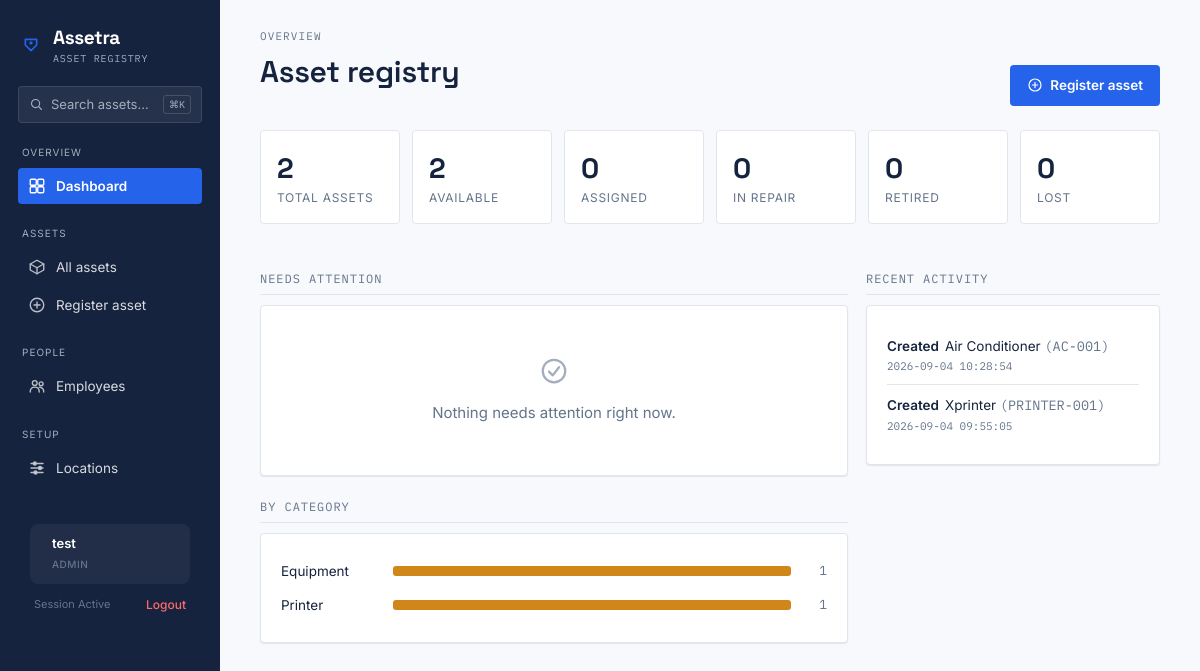
/ (signed in), run on the app's committed database.
### tables this page shows
CREATE TABLE accounts (
    id              INTEGER PRIMARY KEY AUTOINCREMENT,
    username        TEXT NOT NULL UNIQUE,
    role            TEXT NOT NULL DEFAULT 'user',  -- superadmin | admin | user
    password_hash   TEXT NOT NULL,
    is_active       INTEGER NOT NULL DEFAULT 1,
    created_at      TEXT NOT NULL DEFAULT (datetime('now'))
);

CREATE TABLE assets (
    id                  INTEGER PRIMARY KEY AUTOINCREMENT,
    asset_tag           TEXT NOT NULL UNIQUE,      -- user-entered Asset ID, e.g. LAPTOP-001
    name                TEXT NOT NULL,
    category            TEXT NOT NULL DEFAULT 'Other',
    serial_number       TEXT,
    location_id         INTEGER,
    assigned_employee_id INTEGER,
    condition           TEXT NOT NULL DEFAULT 'Good',   -- New, Good, Fair, Poor, Damaged
    status              TEXT NOT NULL DEFAULT 'Available', -- Available, Assigned, In Repair, Retired, Lost
    purchase_date        TEXT,
    purchase_cost         REAL,
    vendor               TEXT,
    warranty_expiry       TEXT,
    notes                TEXT,
    created_at           TEXT NOT NULL DEFAULT (datetime('now')),
    updated_at           TEXT NOT NULL DEFAULT (datetime('now')),
    FOREIGN KEY (location_id) REFERENCES locations(id) ON DELETE SET NULL,
    FOREIGN KEY (assigned_employee_id) REFERENCES employees(id) ON DELETE SET NULL
);

CREATE TABLE asset_history (
    id              INTEGER PRIMARY KEY AUTOINCREMENT,
    asset_id        INTEGER NOT NULL,
    action          TEXT NOT NULL,     -- Created, Assigned, Unassigned, Transferred, Status Change, Condition Change, Edited, Maintenance
    details         TEXT,
    performed_by    TEXT,
    timestamp       TEXT NOT NULL DEFAULT (datetime('now')),
    FOREIGN KEY (asset_id) REFERENCES assets(id) ON DELETE CASCADE
);

### app.py (the view)
@app.route("/")
@require()
def dashboard():
  conn = get_db()
  total = conn.execute("SELECT COUNT(*) c FROM assets").fetchone()["c"]
  by_status = conn.execute(
      "SELECT status, COUNT(*) c FROM assets GROUP BY status"
  ).fetchall()
  by_category = conn.execute(
      "SELECT category, COUNT(*) c FROM assets GROUP BY category ORDER BY c DESC"
  ).fetchall()
  recent_activity = conn.execute(
      """SELECT h.*, a.name AS asset_name, a.asset_tag
           FROM asset_history h JOIN assets a ON a.id = h.asset_id
           ORDER BY h.timestamp DESC LIMIT 8"""
  ).fetchall()
  needs_attention = conn.execute(
      "SELECT * FROM assets WHERE status IN ('In Repair','Lost') ORDER BY"
      " updated_at DESC LIMIT 6"
  ).fetchall()
  account_count = conn.execute("SELECT COUNT(*) c FROM accounts").fetchone()["c"]
  conn.close()
  status_map = {row["status"]: row["c"] for row in by_status}
  stats = {"accounts": account_count, "assets": total}
  return render_template(
      "dashboard.html",
      total=total,
      stats=stats,
      status_map=status_map,
      statuses=STATUSES,
      by_category=by_category,
      recent_activity=recent_activity,
      needs_attention=needs_attention,
  )

### app.py (called while the page is built)
def can(role, action):
  perms = PERMISSIONS.get(role, set())
  return "*" in perms or action in perms

def current_account():
  uid = session.get("uid")
  if not uid:
    return None
  conn = get_db()
  acc = conn.execute("SELECT * FROM accounts WHERE id = ?", (uid,)).fetchone()
  conn.close()
  return acc if acc and acc["is_active"] else None

def require(action=None):
  def decorator(fn):
    from functools import wraps
    @wraps(fn)
    def wrapper(*args, **kwargs):
      acc = current_account()
      if not acc:
        return redirect(url_for("login"))
      if action and not can(acc["role"], action):
        flash("You don't have permission to do that.", "error")
        return redirect(url_for("dashboard"))
      g.account = acc
      return fn(*args, **kwargs)
    return wrapper
  return decorator

@app.context_processor
def inject_globals():
  acc = current_account()
  return {"current_year": datetime.now().year, "me": acc, "can": can}

### db.py (called while the page is built)
def get_db():
    os.makedirs(os.path.dirname(DB_PATH), exist_ok=True)
    conn = sqlite3.connect(DB_PATH)
    conn.row_factory = sqlite3.Row
    conn.execute("PRAGMA foreign_keys = ON")
    return conn

### templates/dashboard.html (shortened to what this page needs)
{% extends "base.html" %}
{% block content %}
{% from "_icons.html" import icon %}
<div class="page-head">
  <div>
    <div class="eyebrow">Overview</div>
    <h1>Asset registry</h1>
  </div>
  <a href="{{ url_for('asset_new') }}" class="btn btn-accent">{{ icon('plus-circle', 16) }}Register asset</a>
</div>
<div class="stat-grid">
  <div class="stat">
    <div class="num">{{ total }}</div>
    <div class="label">Total assets</div>
  </div>
  {% for s in statuses %}
  <div class="stat">
    <div class="num">{{ status_map.get(s, 0) }}</div>
    <div class="label">{{ s }}</div>
  </div>
  {% endfor %}
</div>
<div class="detail-grid">
  <div>
    <div class="section-title">Needs attention</div>
    {% if needs_attention %}
    <div class="card table-wrap" style="padding:0;">
      <table>
        <thead><tr><th>Tag</th><th>Asset</th><th>Status</th></tr></thead>
        <tbody>
        {% for a in needs_attention %}
          <tr onclick="location.href='{{ url_for('asset_detail', asset_id=a.id) }}'" style="cursor:pointer;">
            <td class="mono">{{ a.asset_tag }}</td>
            <td>{{ a.name }}</td>
            <td><span class="badge badge-{{ a.status|lower|replace(' ','-') }}">{{ a.status }}</span></td>
          </tr>
        {% endfor %}
        </tbody>
      </table>
    </div>
    {% else %}
    <div class="card empty-state">{{ icon('check-circle', 30) }}<p style="margin:0;">Nothing needs attention right now.</p></div>
    {% endif %}
    <div class="section-title">By category</div>
    <div class="card">
      {% if by_category %}
        {% set max_c = by_category[0].c %}
        {% for c in by_category %}
        <div style="display:flex; align-items:center; gap:12px; padding:7px 0;">
          <span style="width:100px; flex-shrink:0; font-size:13.5px;">{{ c.category }}</span>
          <div style="flex:1; background:var(--paper); border-radius:3px; overflow:hidden; height:10px;">
            <div style="width:{{ (c.c / max_c * 100)|round(0, 'floor') }}%; background:var(--amber); height:100%;"></div>
          </div>
          <span class="mono" style="width:24px; text-align:right; font-size:13px; color:var(--steel);">{{ c.c }}</span>
        </div>
        {% endfor %}
      {% else %}
        <p style="color:var(--steel);">No assets registered yet.</p>
      {% endif %}
    </div>
  </div>
  <div>
    <div class="section-title">Recent activity</div>
    <div class="card">
      <ul class="timeline">
        {% for h in recent_activity %}
        <li>
          <a href="{{ url_for('asset_detail', asset_id=h.asset_id) }}">
            <span class="t-action">{{ h.action }}</span>{{ h.asset_name }} <span class="mono" style="color:var(--steel);">({{ h.asset_tag }})</span>
            <span class="t-time">{{ h.timestamp }}</span>
          </a>
        </li>
        {% else %}
        <li style="color:var(--steel); border:none;">No activity yet.</li>
        {% endfor %}
      </ul>
    </div>
  </div>
</div>
{% endblock %}

### templates/base.html (shortened to what this page needs)
<!DOCTYPE html>
<html lang="en">
<head>
    <link rel="stylesheet" href="{{ url_for('static', filename='style.css') }}">
</head>
<body>
     {% from "_icons.html" import icon %}
    <div class="shell{% if not me %} auth-shell{% endif %}">
        {% if me %}
        <nav class="sidebar">
            <a class="brand" href="{{ url_for('dashboard') }}">
                <img src="{{ url_for('static', filename='favicon.svg') }}" alt="" width="26" height="26">
                <div>
                    <span class="brand-name">Assetra</span>
                    <span class="brand-tag">Asset Registry</span>
                </div>
            </a>
            <div class="quick-search">
                {{ icon('search', 15) }}
                <input id="quick-search" type="text" placeholder="Search assets…" autocomplete="off">
                <kbd>⌘K</kbd>
            </div>
            <div class="nav-section">
                <div class="nav-label">Overview</div>
                <a class="nav-link {{ 'active' if request.endpoint == 'dashboard' }}" href="{{ url_for('dashboard') }}">{{ icon('grid') }}<span>Dashboard</span></a>
            </div>
            <div class="nav-section">
                <div class="nav-label">Assets</div>
                <a class="nav-link {{ 'active' if request.endpoint == 'asset_list' }}" href="{{ url_for('asset_list') }}">{{ icon('box') }}<span>All assets</span></a>
                <a class="nav-link {{ 'active' if request.endpoint == 'asset_new' }}" href="{{ url_for('asset_new') }}">{{ icon('plus-circle') }}<span>Register asset</span></a>
            </div>
            <div class="nav-section">
                <div class="nav-label">People</div>
                <a class="nav-link {{ 'active' if request.endpoint == 'employees' }}" href="{{ url_for('employees') }}">{{ icon('users') }}<span>Employees</span></a>
            </div>
            <div class="nav-section">
                <div class="nav-label">Setup</div>
                <a class="nav-link {{ 'active' if request.endpoint == 'settings' }}" href="{{ url_for('settings') }}">{{ icon('sliders') }}<span>Locations</span></a>
            </div>
            <div style="margin-top: auto; padding: 16px 12px; border-top: 1px solid var(--border);">
                <a href="{{ url_for('user_settings') }}" class="nav-link {{ 'active' if request.endpoint == 'user_settings' }}" style="display: flex; align-items: center; margin-bottom: 12px; padding: 10px 12px; border-radius: 8px; background: rgba(255, 255, 255, 0.05); border: 1px solid var(--border);">
                    <div style="flex: 1; overflow: hidden; margin-left: 10px;">
                        <div style="font-weight: 600; font-size: 13px; color: #ffffff; white-space: nowrap; overflow: hidden; text-overflow: ellipsis;">{{ me.username }}</div>
                        <span style="font-size: 10px; color: var(--steel); text-transform: uppercase; font-weight: 500; letter-spacing: 0.5px;">{{ me.role }}</span>
                    </div>
                </a>
                <div style="display: flex; align-items: center; justify-content: space-between; padding: 0 4px;">
                    <span style="font-size: 11px; color: var(--steel);">Session Active</span>
                    <a href="{{ url_for('logout') }}" title="Logout" style="color: #ff6b6b; display: flex; align-items: center; gap: 4px; font-size: 12px; text-decoration: none; font-weight: 500;">
                        {{ icon('log-out', 14) }} Logout
                    </a>
                </div>
            </div>
        </nav>
        {% endif %}
        <main class="main" {% if not me %}style="max-width: 100%; margin: 0; padding: 0; width: 100%; display: flex; align-items: center; justify-content: center;" {% endif %}>
             {% block content %}{% endblock %}
        </main>
    </div>
</body>
</html>

### data on the page
accounts: username "test", role "ADMIN"
assets: get "2", status "AVAILABLE", category "Equipment", {{ (c.c / max_c * 100)|round(0, 'floor') }} 100.0 (drawn), c "1"
assets: category "Printer", {{ (c.c / max_c * 100)|round(0, 'floor') }} 100.0 (drawn), c "1"
asset_history: action "Created", asset_name "Air Conditioner", asset_tag "AC-001", timestamp "2026-09-04 10:28:54"
asset_history: action "Created", asset_name "Xprinter", asset_tag "PRINTER-001", timestamp "2026-09-04 09:55:05"

### other printed values
{{ total }} "2"
{{ status_map.get(s, 0) }} "0" "0" "0" "0"
{{ s }} "ASSIGNED" "IN REPAIR" "RETIRED" "LOST"
